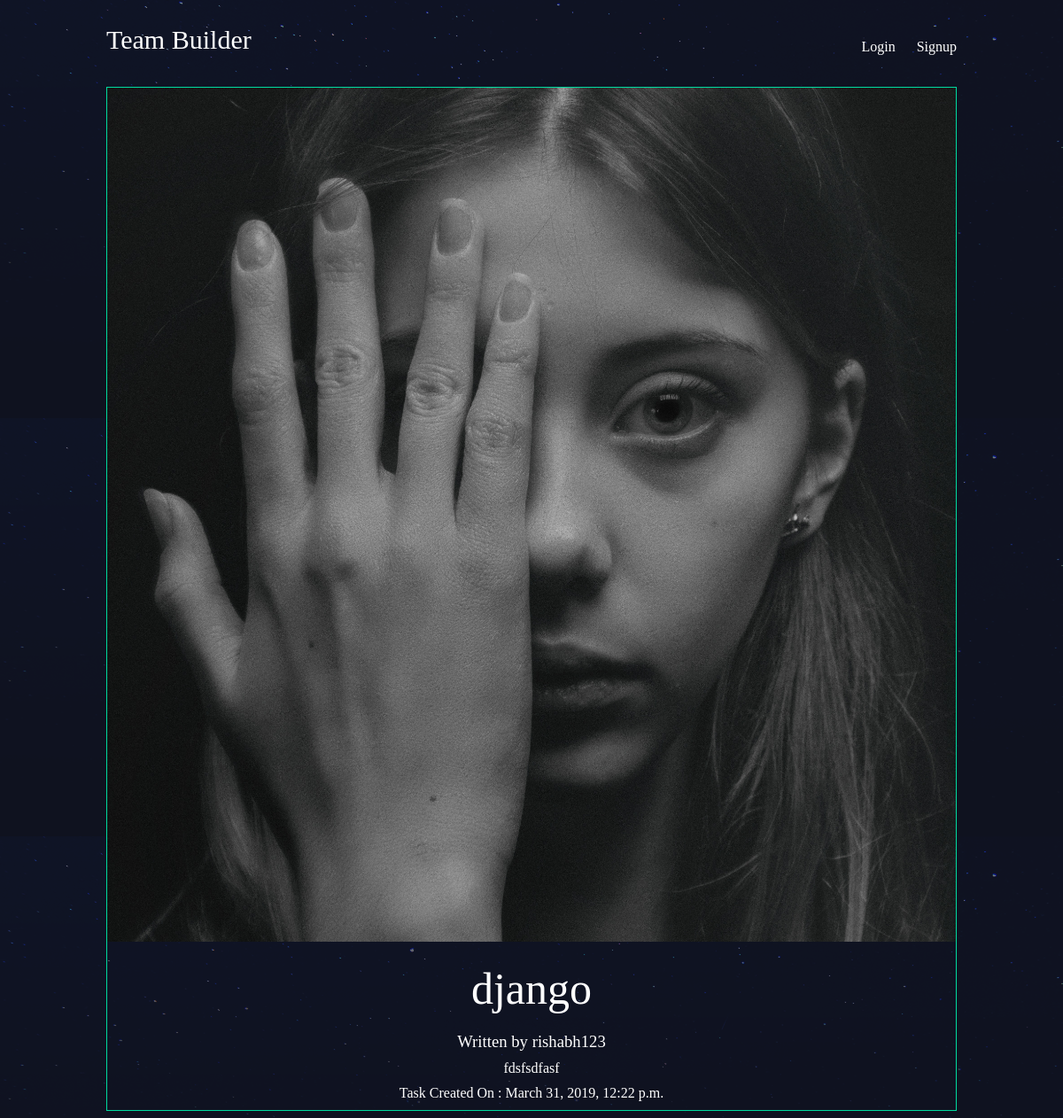
The app's page /tasks/fs/ with its own data.
### team/models.py (models this page shows, shortened)
class Task(models.Model):
    title = models.CharField(max_length=400)
    Description = models.TextField()
    slug = models.SlugField()
    date = models.DateTimeField(auto_now_add=True)
    thumb = models.ImageField(default='default.png', blank=True)
    author = models.ForeignKey(User, default=None, on_delete=models.PROTECT)

### team/views.py (the view)
# urls.py: url(r'^(?P<slug>[\w-]+)/$', views.task_detail, name="detail"),
def task_detail(request, slug):
    task = Task.objects.get(slug=slug)
    return render(request, 'team/task_detail.html', {'task': task})

### team/templates/team/task_detail.html
{% extends 'base_layout.html' %}
{% block content %}
<div class="task-detail">
    <div class="task">
        <img src="{{task.thumb.url}}" />
        <h2>{{task.title}}</h2>
        <h3>Written by {{ task.author.username }}</h3>
        <p>{{task.Description}}</p>
        <p>Task Created On : {{task.date}}</p>
    </div>
</div>
{% endblock %}

### assets/styles.css (style rules this page uses)
body { background-color: #0f121f; background-image: url(stars.png); background-repeat-y: no-repeat; color: #fff; }
body * { font-family: Ubuntu; }
h1, h2, h3, h4, h5 { font-weight: normal; margin: 0; }
.task { padding: 10px; border: 1px solid #00dba0; position: relative; padding-bottom: 40px; }
.task h2 { font-size: 35px; }
.task-detail .task { padding: 0; }
.task-detail .task img { max-width: 100%; }
.task-detail .task h2 { text-align: center; margin: 20px auto; font-size: 50px; }
.task-detail .task h3 { text-align: center; }
.task-detail .task p { text-align: center; margin: 10px 20px }

### records on screen
Task: thumb (picture), title "django", author.username "rishabh123", Description "fdsfsdfasf", date "March 31, 2019, 12:22 p.m."
